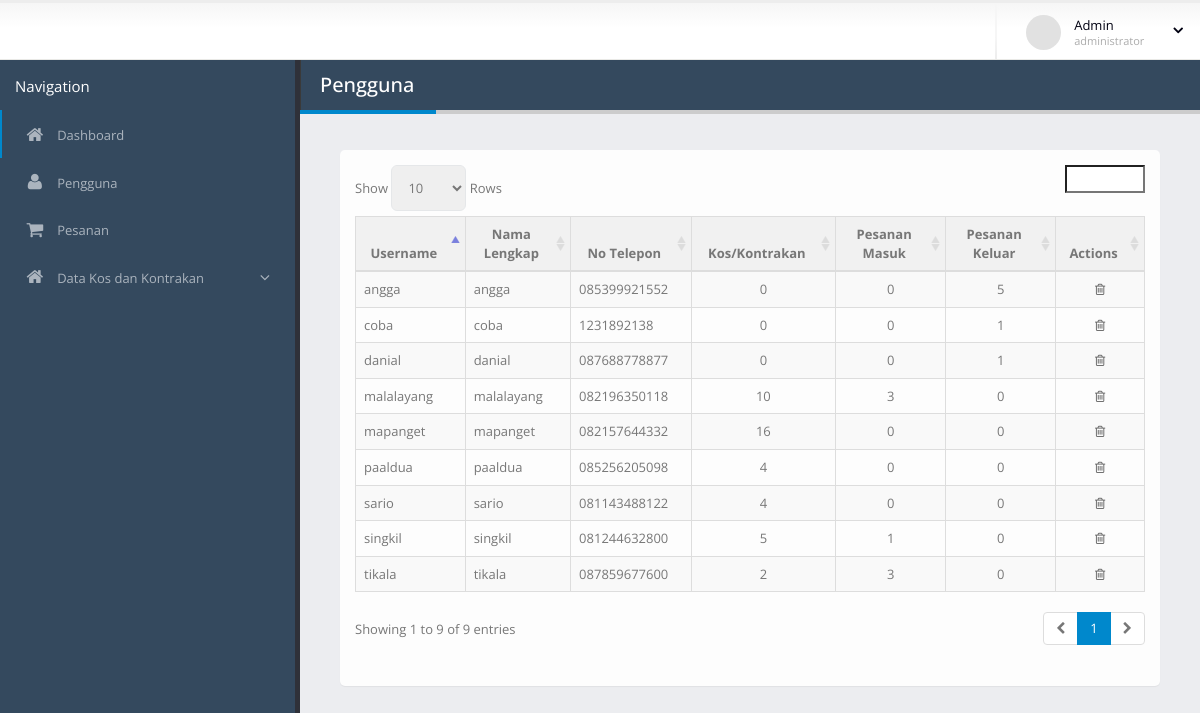
Screenshot of /admin/pengguna.php with the database file from the repository.
### tables this page shows
CREATE TABLE `users` (
  `id` int(11) NOT NULL,
  `fotoprofil` varchar(500) NOT NULL,
  `username` varchar(255) NOT NULL,
  `name` varchar(255) NOT NULL,
  `tlp` varchar(255) NOT NULL,
  `alamat` varchar(1000) NOT NULL,
  `password` varchar(255) NOT NULL
);

### admin/pengguna.php (the view, shortened to what this page needs)
<?php
include "../config.php";
?>
<!doctype html>
<html class="fixed">
	<head>
		<link rel="stylesheet" href="assets/vendor/bootstrap/css/bootstrap.css" type="text/css" />
		<link rel="stylesheet" href="assets/vendor/font-awesome/css/font-awesome.css" type="text/css" />
		<link rel="stylesheet" href="assets/vendor/magnific-popup/magnific-popup.css" type="text/css" />
		<link rel="stylesheet" href="assets/vendor/bootstrap-datepicker/css/datepicker3.css" type="text/css" />
		<link rel="stylesheet" href="assets/vendor/select2/select2.css" type="text/css" />
		<link rel="stylesheet" href="assets/vendor/jquery-datatables-bs3/assets/css/datatables.css" type="text/css" />
		<link rel="stylesheet" href="assets/stylesheets/theme.css" type="text/css" />
		<link rel="stylesheet" href="assets/stylesheets/skins/default.css" type="text/css" />
		<link rel="stylesheet" href="assets/stylesheets/theme-custom.css" type="text/css">
		<link rel="stylesheet" href="assets/style.css" type="text/css">
	</head>
	<body>
		<section class="body">
			<header class="header">
				<div class="header-right">
				<span class="separator"></span>
					<div id="userbox" class="userbox">
						<a href="#" data-toggle="dropdown">
							<figure class="profile-picture">
								<img src="assets/images/!logged-user.jpg" alt="Joseph Doe" class="img-circle" data-lock-picture="assets/images/!logged-user.jpg" />
							</figure>
							<div class="profile-info" data-lock-name="John Doe" data-lock-email="johndoe@JSOFT.com">
								<span class="name">Admin</span>
								<span class="role">administrator</span>
							</div>
							<i class="fa custom-caret"></i>
						</a>
					</div>
				</div>
			</header>
			<div class="inner-wrapper">
				<aside id="sidebar-left" class="sidebar-left">
					<div class="sidebar-header">
						<div class="sidebar-title" style="color:white">
							Navigation
						</div>
					</div>
					<div class="nano">
						<div class="nano-content">
							<nav id="menu" class="nav-main" role="navigation">
								<ul class="nav nav-main">
									<li class="nav-active">
										<a href="index.php">
											<i class="fa fa-home" aria-hidden="true"></i>
											<span>Dashboard</span>
										</a>
									</li>
									<li>
										<a href="pengguna.php">
											<i class="fa fa-user" aria-hidden="true"></i>
											<span>Pengguna</span>
										</a>
									</li>
									<li>
										<a href="pesanan.php">
											<i class="fa fa-shopping-cart" aria-hidden="true"></i>
											<span>Pesanan</span>
										</a>
									</li>
									<li class="nav-parent">
										<a>
											<i class="fa fa-home" aria-hidden="true"></i>
											<span>Data Kos dan Kontrakan</span>
										</a>
									</li>
								</ul>
							</nav>
						</div>
					</div>
				</aside>
				<section role="main" class="content-body">
					<header class="page-header">
						<h2>Pengguna</h2>
					</header>
					<section class="panel">
							<div class="panel-body">
								<div class="table-responsive">
								<table class="table table-bordered table-striped mb-none" id="datatable-default">
									<thead>
										<tr>
											<th class="text center">Username</th>
											<th class="text center">Nama Lengkap</th>
											<th class="text center">No Telepon</th>
											<th class="text center">Kos/Kontrakan</th>
											<th class="text center">Pesanan Masuk</th>
											<th class="text center">Pesanan Keluar</th>
											<th class="text center">Actions</th>
										</tr>
									</thead>
									<tbody>
									<?php
										$sql= 'SELECT * FROM users';
										$result = mysqli_query($link, $sql);
										if(mysqli_num_rows($result) > 0){
										while($row = mysqli_fetch_array($result)){
$username = $row['username'];
$data = "SELECT * FROM item WHERE kode = '$username' ";
$resultdata = mysqli_query($link, $data);
$jumlahdata =  mysqli_num_rows($resultdata);
$masuk = "SELECT * FROM pesanan WHERE nama_penyedia = '$username' ";
$resultmasuk = mysqli_query($link, $masuk);
$pesananmasuk =  mysqli_num_rows($resultmasuk);
$keluar = "SELECT * FROM pesanan WHERE nama_pemesan = '$username' ";
$resultkeluar = mysqli_query($link, $keluar);
$pesanankeluar =  mysqli_num_rows($resultkeluar);
										?>
										<tr>
											<td><?php echo $row['username']; ?></td>
											<td><?php echo $row['name']; ?></td>
											<td><?php echo $row['tlp']; ?></td>
											<td class="text center"><?php echo $jumlahdata; ?></td>
											<td class="text center"><?php echo $pesananmasuk; ?></td>
											<td class="text center"><?php echo $pesanankeluar; ?></td>
											<td class="actions text center" >
												<a href="#" class="on-default remove-row" data-toggle="modal" data-target="#hapususers<?php echo $row['id']; ?>"><i class="fa fa-trash-o"></i></a>
											</td>
										</tr>
										<?php
												}
												}  ?>
                                    </tbody>
								</table>
								</div>
							</div>
						</section>
				</section>
			</div>
		</section>
	</body>
</html>

### admin/assets/stylesheets/skins/default.css (style rules this page uses)
a, .btn-link { color: #0088cc; }
.page-header h2 { border-bottom-color: #0088cc; }
ul.nav-main > li.nav-active > a { box-shadow: 2px 0 0 #0088cc inset; }

### admin/assets/style.css (style rules this page uses)
thead { background-color: #f1f1f1; }

### rows the page displays
users: username "malalayang", name "malalayang", tlp "082196350118", jumlahdata "10", pesananmasuk "3", pesanankeluar "0"
users: username "paaldua", name "paaldua", tlp "085256205098", jumlahdata "4", pesananmasuk "0", pesanankeluar "0"
users: username "mapanget", name "mapanget", tlp "082157644332", jumlahdata "16", pesananmasuk "0", pesanankeluar "0"
users: username "sario", name "sario", tlp "081143488122", jumlahdata "4", pesananmasuk "0", pesanankeluar "0"
users: username "singkil", name "singkil", tlp "081244632800", jumlahdata "5", pesananmasuk "1", pesanankeluar "0"
users: username "tikala", name "tikala", tlp "087859677600", jumlahdata "2", pesananmasuk "3", pesanankeluar "0"
users: username "angga", name "angga", tlp "085399921552", jumlahdata "0", pesananmasuk "0", pesanankeluar "5"
users: username "coba", name "coba", tlp "1231892138", jumlahdata "0", pesananmasuk "0", pesanankeluar "1"
users: username "danial", name "danial", tlp "087688778877", jumlahdata "0", pesananmasuk "0", pesanankeluar "1"
